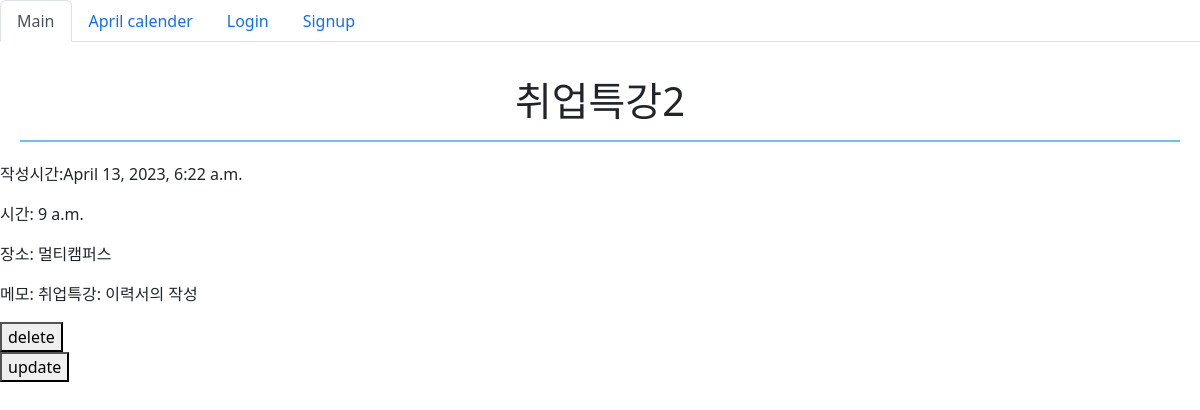
Page /scheduler/8/ on the committed database.
### scheduler/models.py (models this page shows)
class Schedule(models.Model):
    title = models.CharField(max_length=30)
    time = models.TimeField()
    date = models.DateField()
    place = models.CharField(max_length=20)
    memo = models.CharField(max_length=200)
    user = models.ForeignKey(settings.AUTH_USER_MODEL, on_delete=models.CASCADE)
    created_at = models.DateTimeField(auto_now_add=True)
    updated_at = models.DateTimeField(auto_now=True)

### scheduler/views.py (the view)
# urls.py: path('<int:schedule_pk>/', views.detail_schedule, name='detail_schedule'),
def detail_schedule(request, schedule_pk):
    schedule = get_object_or_404(Schedule, pk = schedule_pk)
    return render(request, 'scheduler/detail.html', {'schedule': schedule})

### scheduler/templates/scheduler/detail.html (shortened to what this page needs)
{% extends 'base.html' %}
{% block content %}
<h1> {{ schedule.title }}  </h1>
<p>
    작성시간:{{schedule.created_at}}
</p>
<p>
    시간: {{schedule.time}}
</p>
<p>
   장소: {{schedule.place}}
</p>
<p>
    메모: {{schedule.memo}}
</p>
<div>
    <form action="{% url 'scheduler:delete_schedule' schedule.pk %}" method ="POST">
        <button onclick="return confirm('Are you sure to delete?')">
            delete </button>
    </form>
</div>
<div>
    <a href="{% url 'scheduler:update_schedule' schedule.pk %}">
        <button>update</button>
    </a>
</div>
{% endblock content %}

### templates/_style.html (style rules this page uses)
h1 { text-align: center; border-bottom: 2px solid #6CC0FF; padding: 15px; margin: 20px; }
a { color:black; text-decoration: none; }

### rows in the picture
Schedule: title "취업특강2", created_at "April 13, 2023, 6:22 a.m.", time "9 a.m.", place "멀티캠퍼스", memo "취업특강: 이력서의 작성"
